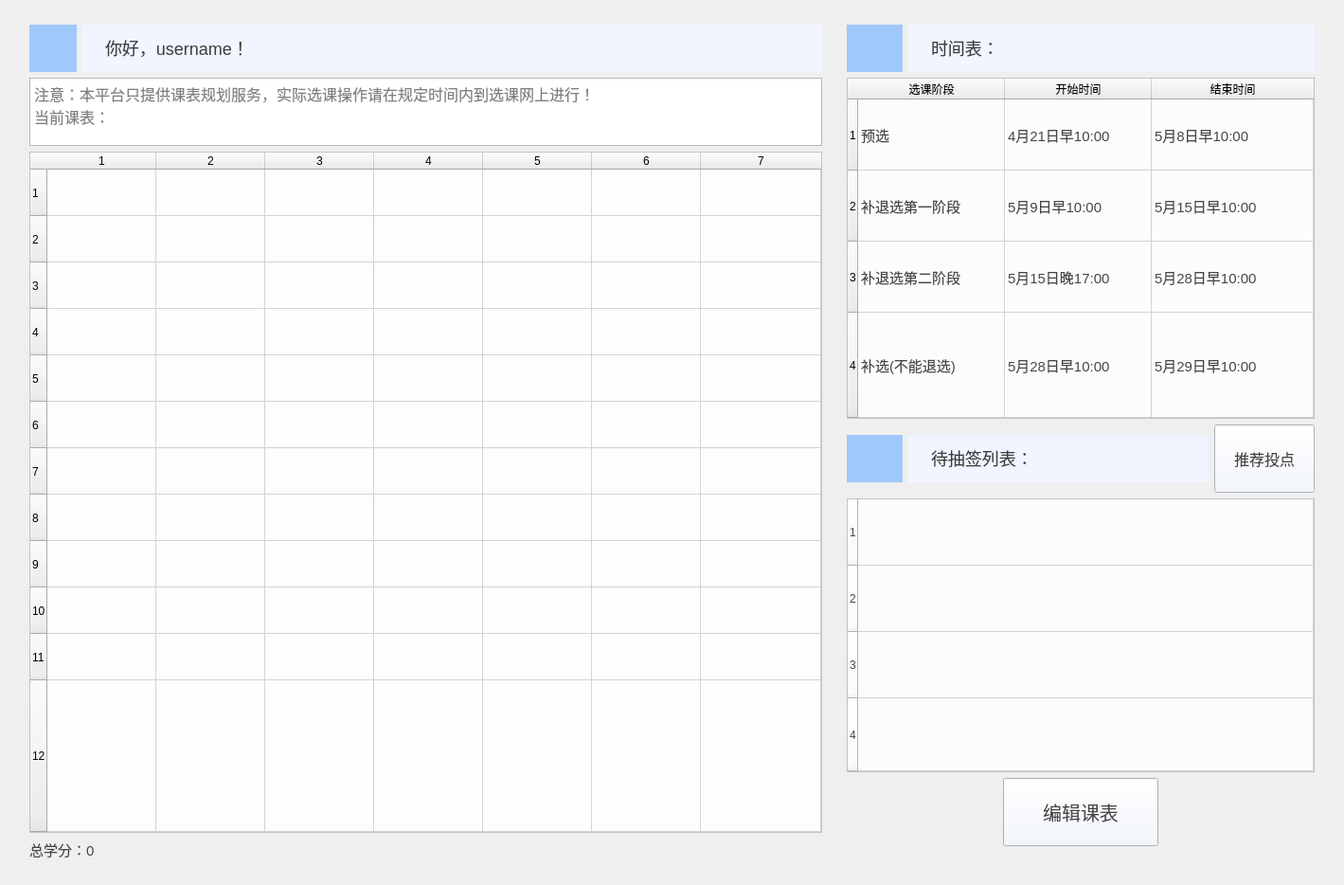
  <widget class="QWidget" name="mainpage">
   <property name="sizePolicy">
    <sizepolicy hsizetype="Expanding" vsizetype="Expanding">
     <horstretch>0</horstretch>
     <verstretch>0</verstretch>
    </sizepolicy>
   </property>
   <property name="styleSheet">
    <string notr="true"/>
   </property>
   <layout class="QHBoxLayout" name="horizontalLayout_4">
    <item>
     <layout class="QHBoxLayout" name="horizontalLayout_2" stretch="5,3">
      <property name="sizeConstraint">
       <enum>QLayout::SizeConstraint::SetDefaultConstraint</enum>
      </property>
      <property name="leftMargin">
       <number>10</number>
      </property>
      <property name="topMargin">
       <number>10</number>
      </property>
      <property name="rightMargin">
       <number>10</number>
      </property>
      <property name="bottomMargin">
       <number>10</number>
      </property>
      <item>
       <layout class="QVBoxLayout" name="verticalLayout" stretch="1,1,10,0">
        <property name="leftMargin">
         <number>10</number>
        </property>
        <property name="topMargin">
         <number>5</number>
        </property>
        <property name="rightMargin">
         <number>10</number>
        </property>
        <property name="bottomMargin">
         <number>5</number>
        </property>
        <item>
         <layout class="QHBoxLayout" name="horizontalLayout" stretch="1,10">
          <item>
           <widget class="QPushButton" name="enter_person">
            <property name="sizePolicy">
             <sizepolicy hsizetype="Expanding" vsizetype="Expanding">
              <horstretch>0</horstretch>
              <verstretch>0</verstretch>
             </sizepolicy>
            </property>
            <property name="maximumSize">
             <size>
              <width>50</width>
              <height>50</height>
             </size>
            </property>
            <property name="styleSheet">
             <string notr="true">QPushButton {
    background-color: rgb(160, 200, 250); /* 设置背景颜色 */
    color: white; /* 设置文字颜色 */
    font-size: 22px; /* 设置字体大小 */
    border: none; /* 去掉边框 */
}
QPushButton:hover {
    background-color: rgb(190, 220, 255); /* 鼠标悬停时的背景颜色 */
}</string>
            </property>
            <property name="text">
             <string/>
            </property>
            <property name="icon">
             <iconset theme="preferences-desktop-accessibility"/>
            </property>
            <property name="iconSize">
             <size>
              <width>30</width>
              <height>30</height>
             </size>
            </property>
           </widget>
          </item>
          <item>
           <widget class="QLabel" name="greeting1">
            <property name="maximumSize">
             <size>
              <width>16777215</width>
              <height>60</height>
             </size>
            </property>
            <property name="styleSheet">
             <string notr="true">QLabel {
    background-color: rgb(240, 245, 255); /* 设置背景颜色 */
color:rgb(60, 60, 60);
    font-size: 18px; /* 设置字体大小 */
padding-left: 20px; /* 设置文本与左边框的距离 */
}</string>
            </property>
            <property name="text">
             <string>&lt;html&gt;&lt;head/&gt;&lt;body&gt;&lt;p&gt; 你好，username！&lt;/p&gt;&lt;/body&gt;&lt;/html&gt;</string>
            </property>
            <property name="alignment">
             <set>Qt::AlignmentFlag::AlignLeading|Qt::AlignmentFlag::AlignLeft|Qt::AlignmentFlag::AlignVCenter</set>
            </property>
           </widget>
          </item>
         </layout>
        </item>
        <item>
         <widget class="QTextBrowser" name="greeting2">
          <property name="font">
           <font>
            <family>微软雅黑</family>
            <italic>false</italic>
            <bold>false</bold>
           </font>
          </property>
          <property name="focusPolicy">
           <enum>Qt::FocusPolicy::StrongFocus</enum>
          </property>
          <property name="styleSheet">
           <string notr="true">color:grey</string>
          </property>
          <property name="html">
           <string>&lt;!DOCTYPE HTML PUBLIC &quot;-//W3C//DTD HTML 4.0//EN&quot; &quot;http://www.w3.org/TR/REC-html40/strict.dtd&quot;&gt;
&lt;html&gt;&lt;head&gt;&lt;meta name=&quot;qrichtext&quot; content=&quot;1&quot; /&gt;&lt;meta charset=&quot;utf-8&quot; /&gt;&lt;style type=&quot;text/css&quot;&gt;
p, li { white-space: pre-wrap; }
hr { height: 1px; border-width: 0; }
li.unchecked::marker { content: &quot;\2610&quot;; }
li.checked::marker { content: &quot;\2612&quot;; }
&lt;/style&gt;&lt;/head&gt;&lt;body style=&quot; font-family:'微软雅黑'; font-size:9pt; font-weight:400; font-style:normal;&quot;&gt;
&lt;p style=&quot; margin-top:0px; margin-bottom:0px; margin-left:0px; margin-right:0px; -qt-block-indent:0; text-indent:0px;&quot;&gt;&lt;span style=&quot; font-family:'Microsoft YaHei UI'; font-size:12pt;&quot;&gt;注意：本平台只提供课表规划服务，实际选课操作请在规定时间内到选课网上进行！&lt;/span&gt;&lt;/p&gt;
&lt;p style=&quot; margin-top:0px; margin-bottom:0px; margin-left:0px; margin-right:0px; -qt-block-indent:0; text-indent:0px;&quot;&gt;&lt;span style=&quot; font-family:'Microsoft YaHei UI'; font-size:12pt;&quot;&gt;当前课表：&lt;/span&gt;&lt;/p&gt;&lt;/body&gt;&lt;/html&gt;</string>
          </property>
         </widget>
        </item>
        <item>
         <widget class="QTableWidget" name="class_table">
          <property name="styleSheet">
           <string notr="true">QTableWidget::item:selected {
        background-color:rgb(240, 245, 255);
        color: black;
}
QTableWidget{
color:rgb(70, 70, 70);
background-color:rgb(253, 253, 255);
font-size:14px;}</string>
          </property>
          <property name="sizeAdjustPolicy">
           <enum>QAbstractScrollArea::SizeAdjustPolicy::AdjustToContentsOnFirstShow</enum>
          </property>
          <property name="editTriggers">
           <set>QAbstractItemView::EditTrigger::NoEditTriggers</set>
          </property>
          <property name="selectionMode">
           <enum>QAbstractItemView::SelectionMode::NoSelection</enum>
          </property>
          <property name="rowCount">
           <number>12</number>
          </property>
          <property name="columnCount">
           <number>7</number>
          </property>
          <attribute name="horizontalHeaderMinimumSectionSize">
           <number>115</number>
          </attribute>
          <attribute name="horizontalHeaderDefaultSectionSize">
           <number>115</number>
          </attribute>
          <attribute name="horizontalHeaderStretchLastSection">
           <bool>true</bool>
          </attribute>
          <attribute name="verticalHeaderCascadingSectionResizes">
           <bool>false</bool>
          </attribute>
          <attribute name="verticalHeaderMinimumSectionSize">
           <number>49</number>
          </attribute>
          <attribute name="verticalHeaderDefaultSectionSize">
           <number>49</number>
          </attribute>
          <attribute name="verticalHeaderShowSortIndicator" stdset="0">
           <bool>false</bool>
          </attribute>
          <attribute name="verticalHeaderStretchLastSection">
           <bool>true</bool>
          </attribute>
          <row/>
          <row/>
          <row/>
          <row/>
          <row/>
          <row/>
          <row/>
          <row/>
          <row/>
          <row/>
          <row/>
          <row/>
          <column/>
          <column/>
          <column/>
          <column/>
          <column/>
          <column/>
          <column/>
         </widget>
        </item>
        <item>
         <layout class="QHBoxLayout" name="horizontalLayout_7">
          <item>
           <widget class="QLabel" name="credit_tag">
            <property name="styleSheet">
             <string notr="true">font-size: 15px; /* 设置字体大小 */
color:rgb(70, 70, 70);</string>
            </property>
            <property name="text">
             <string>总学分：0</string>
            </property>
           </widget>
          </item>
          <item>
           <spacer name="horizontalSpacer_8">
            <property name="orientation">
             <enum>Qt::Orientation::Horizontal</enum>
            </property>
            <property name="sizeHint" stdset="0">
             <size>
              <width>40</width>
              <height>20</height>
             </size>
            </property>
           </spacer>
          </item>
         </layout>
        </item>
       </layout>
      </item>
      <item>
       <layout class="QVBoxLayout" name="verticalLayout_2" stretch="1,6,1,4,1">
        <property name="leftMargin">
         <number>10</number>
        </property>
        <property name="topMargin">
         <number>5</number>
        </property>
        <property name="rightMargin">
         <number>10</number>
        </property>
        <property name="bottomMargin">
         <number>20</number>
        </property>
        <item>
         <layout class="QHBoxLayout" name="horizontalLayout_22" stretch="2,19">
          <item>
           <widget class="QPushButton" name="pushButton_2">
            <property name="sizePolicy">
             <sizepolicy hsizetype="Expanding" vsizetype="Minimum">
              <horstretch>0</horstretch>
              <verstretch>0</verstretch>
             </sizepolicy>
            </property>
            <property name="styleSheet">
             <string notr="true">QPushButton {
    background-color: rgb(160, 200, 250); /* 设置背景颜色 */
    color: white; /* 设置文字颜色 */
    font-size: 22px; /* 设置字体大小 */
    border: none; /* 去掉边框 */
}
QPushButton:hover {
    background-color: rgb(160, 200, 250); /* 鼠标悬停时的背景颜色 */
}</string>
            </property>
            <property name="text">
             <string/>
            </property>
            <property name="icon">
             <iconset theme="document-open-recent"/>
            </property>
            <property name="iconSize">
             <size>
              <width>30</width>
              <height>30</height>
             </size>
            </property>
           </widget>
          </item>
          <item>
           <widget class="QLabel" name="str_timetable">
            <property name="maximumSize">
             <size>
              <width>16777215</width>
              <height>50</height>
             </size>
            </property>
            <property name="styleSheet">
             <string notr="true">QLabel {
    background-color: rgb(240, 245, 255); /* 设置背景颜色 */
color:rgb(60, 60, 60);
    font-size: 18px; /* 设置字体大小 */
padding-left: 20px; /* 设置文本与左边框的距离 */
}</string>
            </property>
            <property name="text">
             <string>&lt;html&gt;&lt;head/&gt;&lt;body&gt;&lt;p&gt;时间表：&lt;/p&gt;&lt;/body&gt;&lt;/html&gt;</string>
            </property>
            <property name="alignment">
             <set>Qt::AlignmentFlag::AlignLeading|Qt::AlignmentFlag::AlignLeft|Qt::AlignmentFlag::AlignVCenter</set>
            </property>
            <property name="margin">
             <number>0</number>
            </property>
           </widget>
          </item>
         </layout>
        </item>
        <item>
         <widget class="QTableWidget" name="timetable">
          <property name="maximumSize">
           <size>
            <width>504</width>
            <height>360</height>
           </size>
          </property>
          <property name="toolTipDuration">
           <number>-1</number>
          </property>
          <property name="styleSheet">
           <string notr="true">QTableWidget::item:selected {
        background-color:rgb(240, 245, 255);
        color: black;
}
QTableWidget{
font-size: 15px; /* 设置字体大小 */
color:rgb(70, 70, 70);
background-color:rgb(252, 252, 255);}</string>
          </property>
          <property name="sizeAdjustPolicy">
           <enum>QAbstractScrollArea::SizeAdjustPolicy::AdjustToContents</enum>
          </property>
          <property name="editTriggers">
           <set>QAbstractItemView::EditTrigger::NoEditTriggers</set>
          </property>
          <property name="selectionMode">
           <enum>QAbstractItemView::SelectionMode::NoSelection</enum>
          </property>
          <property name="verticalScrollMode">
           <enum>QAbstractItemView::ScrollMode::ScrollPerPixel</enum>
          </property>
          <property name="rowCount">
           <number>4</number>
          </property>
          <property name="columnCount">
           <number>3</number>
          </property>
          <attribute name="horizontalHeaderMinimumSectionSize">
           <number>155</number>
          </attribute>
          <attribute name="horizontalHeaderDefaultSectionSize">
           <number>155</number>
          </attribute>
          <attribute name="horizontalHeaderStretchLastSection">
           <bool>true</bool>
          </attribute>
          <attribute name="verticalHeaderMinimumSectionSize">
           <number>75</number>
          </attribute>
          <attribute name="verticalHeaderDefaultSectionSize">
           <number>75</number>
          </attribute>
          <attribute name="verticalHeaderStretchLastSection">
           <bool>true</bool>
          </attribute>
          <row/>
          <row/>
          <row/>
          <row/>
          <column>
           <property name="text">
            <string>选课阶段</string>
           </property>
          </column>
          <column>
           <property name="text">
            <string>开始时间</string>
           </property>
          </column>
          <column>
           <property name="text">
            <string>结束时间</string>
           </property>
          </column>
          <item row="0" column="0">
           <property name="text">
            <string>预选</string>
           </property>
          </item>
          <item row="0" column="1">
           <property name="text">
            <string>4月21日早10:00</string>
           </property>
          </item>
          <item row="0" column="2">
           <property name="text">
            <string>5月8日早10:00</string>
           </property>
          </item>
          <item row="1" column="0">
           <property name="text">
            <string>补退选第一阶段</string>
           </property>
          </item>
          <item row="1" column="1">
           <property name="text">
            <string>5月9日早10:00</string>
           </property>
          </item>
          <item row="1" column="2">
           <property name="text">
            <string>5月15日早10:00</string>
           </property>
          </item>
          <item row="2" column="0">
           <property name="text">
            <string>补退选第二阶段</string>
           </property>
          </item>
          <item row="2" column="1">
           <property name="text">
            <string>5月15日晚17:00</string>
           </property>
          </item>
          <item row="2" column="2">
           <property name="text">
            <string>5月28日早10:00</string>
           </property>
          </item>
          <item row="3" column="0">
           <property name="text">
            <string>补选(不能退选)</string>
           </property>
          </item>
          <item row="3" column="1">
           <property name="text">
            <string>5月28日早10:00</string>
           </property>
          </item>
          <item row="3" column="2">
           <property name="text">
            <string>5月29日早10:00</string>
           </property>
          </item>
         </widget>
        </item>
        <item>
         <layout class="QHBoxLayout" name="horizontalLayout_18" stretch="3,24,8">
          <item>
           <widget class="QPushButton" name="pushButton_3">
            <property name="sizePolicy">
             <sizepolicy hsizetype="Minimum" vsizetype="Minimum">
              <horstretch>0</horstretch>
              <verstretch>0</verstretch>
             </sizepolicy>
            </property>
            <property name="maximumSize">
             <size>
              <width>16777215</width>
              <height>50</height>
             </size>
            </property>
            <property name="styleSheet">
             <string notr="true">QPushButton {
    background-color: rgb(160, 200, 250); /* 设置背景颜色 */
    color: white; /* 设置文字颜色 */
    font-size: 22px; /* 设置字体大小 */
    border: none; /* 去掉边框 */
}
QPushButton:hover {
    background-color: rgb(160, 200, 250); /* 鼠标悬停时的背景颜色 */
}</string>
            </property>
            <property name="text">
             <string/>
            </property>
            <property name="icon">
             <iconset theme="accessories-dictionary"/>
            </property>
            <property name="iconSize">
             <size>
              <width>30</width>
              <height>30</height>
             </size>
            </property>
           </widget>
          </item>
          <item>
           <widget class="QLabel" name="str_wait">
            <property name="sizePolicy">
             <sizepolicy hsizetype="Preferred" vsizetype="Expanding">
              <horstretch>0</horstretch>
              <verstretch>0</verstretch>
             </sizepolicy>
            </property>
            <property name="minimumSize">
             <size>
              <width>0</width>
              <height>0</height>
             </size>
            </property>
            <property name="maximumSize">
             <size>
              <width>16777215</width>
              <height>50</height>
             </size>
            </property>
            <property name="styleSheet">
             <string notr="true">QLabel {
    background-color: rgb(240, 245, 255); /* 设置背景颜色 */
color:rgb(60, 60, 60);
    font-size: 18px; /* 设置字体大小 */
padding-left: 20px; /* 设置文本与左边框的距离 */
}</string>
            </property>
            <property name="text">
             <string>&lt;html&gt;&lt;head/&gt;&lt;body&gt;&lt;p&gt;待抽签列表：&lt;/p&gt;&lt;/body&gt;&lt;/html&gt;</string>
            </property>
           </widget>
          </item>
          <item>
           <widget class="QPushButton" name="getbet">
            <property name="sizePolicy">
             <sizepolicy hsizetype="Minimum" vsizetype="Expanding">
              <horstretch>0</horstretch>
              <verstretch>0</verstretch>
             </sizepolicy>
            </property>
            <property name="styleSheet">
             <string notr="true">background-color: rgb(240, 245, 255); /* 设置背景颜色 */
color:rgb(70, 70, 70);
font-size: 16px; /* 设置字体大小 */</string>
            </property>
            <property name="text">
             <string>推荐投点</string>
            </property>
           </widget>
          </item>
         </layout>
        </item>
        <item>
         <widget class="QTableWidget" name="waittable">
          <property name="sizePolicy">
           <sizepolicy hsizetype="Expanding" vsizetype="Expanding">
            <horstretch>0</horstretch>
            <verstretch>0</verstretch>
           </sizepolicy>
          </property>
          <property name="maximumSize">
           <size>
            <width>504</width>
            <height>16777215</height>
           </size>
          </property>
          <property name="styleSheet">
           <string notr="true">color:rgb(70, 70, 70);
background-color:rgb(252, 252, 255)</string>
          </property>
          <property name="autoScroll">
           <bool>true</bool>
          </property>
          <property name="editTriggers">
           <set>QAbstractItemView::EditTrigger::NoEditTriggers</set>
          </property>
          <property name="selectionMode">
           <enum>QAbstractItemView::SelectionMode::NoSelection</enum>
          </property>
          <property name="gridStyle">
           <enum>Qt::PenStyle::CustomDashLine</enum>
          </property>
          <property name="wordWrap">
           <bool>true</bool>
          </property>
          <property name="cornerButtonEnabled">
           <bool>true</bool>
          </property>
          <property name="rowCount">
           <number>4</number>
          </property>
          <property name="columnCount">
           <number>1</number>
          </property>
          <attribute name="horizontalHeaderVisible">
           <bool>false</bool>
          </attribute>
          <attribute name="horizontalHeaderCascadingSectionResizes">
           <bool>false</bool>
          </attribute>
          <attribute name="horizontalHeaderMinimumSectionSize">
           <number>60</number>
          </attribute>
          <attribute name="horizontalHeaderStretchLastSection">
           <bool>true</bool>
          </attribute>
          <attribute name="verticalHeaderCascadingSectionResizes">
           <bool>false</bool>
          </attribute>
          <attribute name="verticalHeaderMinimumSectionSize">
           <number>70</number>
          </attribute>
          <attribute name="verticalHeaderDefaultSectionSize">
           <number>70</number>
          </attribute>
          <attribute name="verticalHeaderStretchLastSection">
           <bool>true</bool>
          </attribute>
          <row/>
          <row/>
          <row/>
          <row/>
          <column/>
         </widget>
        </item>
        <item>
         <layout class="QHBoxLayout" name="horizontalLayout_3">
          <item>
           <spacer name="horizontalSpacer_2">
            <property name="orientation">
             <enum>Qt::Orientation::Horizontal</enum>
            </property>
            <property name="sizeHint" stdset="0">
             <size>
              <width>40</width>
              <height>20</height>
             </size>
            </property>
           </spacer>
          </item>
          <item>
           <widget class="QPushButton" name="enter_edit">
            <property name="sizePolicy">
             <sizepolicy hsizetype="Expanding" vsizetype="Expanding">
              <horstretch>0</horstretch>
              <verstretch>0</verstretch>
             </sizepolicy>
            </property>
            <property name="minimumSize">
             <size>
              <width>0</width>
              <height>60</height>
             </size>
            </property>
            <property name="styleSheet">
             <string notr="true">QPushButton {
background-color: rgb(240, 245, 255); /* 设置背景颜色 */
color:rgb(70, 70, 70);
    font-size: 20px; /* 设置字体大小 */
}
</string>
            </property>
            <property name="text">
             <string>编辑课表</string>
            </property>
           </widget>
          </item>
          <item>
           <spacer name="horizontalSpacer_3">
            <property name="orientation">
             <enum>Qt::Orientation::Horizontal</enum>
            </property>
            <property name="sizeHint" stdset="0">
             <size>
              <width>40</width>
              <height>20</height>
             </size>
            </property>
           </spacer>
          </item>
         </layout>
        </item>
       </layout>
      </item>
     </layout>
    </item>
   </layout>
  </widget>
